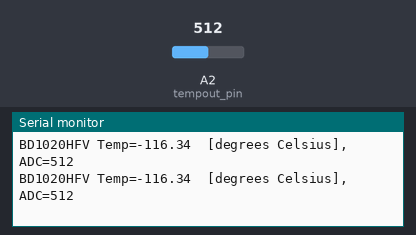
The sketch below on a simulated Arduino Uno, built with avr-gcc and run on an emulated ATmega328P. On the bench: the last lines printed to the serial monitor. The test bench sets the inputs (shaded band); at power-on: A2 (tempout_pin) = 512.

Above: at 1.3 s.
1.4 s: A2 (tempout_pin) set to 716
At 1.9 s:
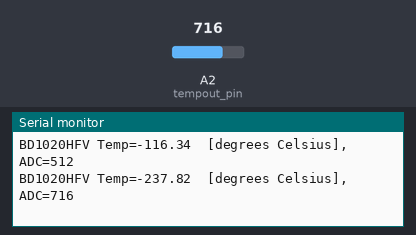
2.9 s: A2 (tempout_pin) set to 900
At 3.4 s:
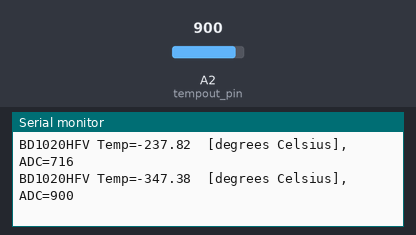
Timing chart, 0 to 5.9 s (numbered marks = the images above; inputs shaded):
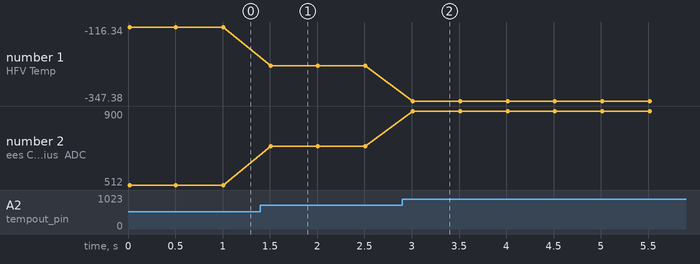

Measured:
- after the input at 1.4 s, the serial monitor: prints a new line after 0.11 s (image 1)
- after the input at 2.9 s, the serial monitor: prints a new line after 0.11 s (image 2)
- plotted number 1: -116.34 → -237.82 after the input at 1.4 s, -237.82 → -347.38 after the input at 2.9 s
- plotted number 2: 512 → 716 after the input at 1.4 s, 716 → 900 after the input at 2.9 s

The sketch:

BD1020.ino
```cpp
// (licence header left out)
#include "BD1020.h"

int tempout_pin = A2;

BD1020 bd1020;

void setup() {

  Serial.begin(9600);
  while (!Serial);

  bd1020.init(tempout_pin);

  Serial.println("BD1020HFV Sample");

}

void loop() {
  float temp;

  bd1020.get_val(&temp);
  Serial.print("BD1020HFV Temp=");
  Serial.print(temp);
  Serial.print("  [degrees Celsius], ADC=");
  Serial.println(bd1020.temp_adc);

  delay(500);
}
```

BD1020.cpp
```cpp
// (licence header left out)
#include <Arduino.h>
#include "BD1020.h"

BD1020::BD1020(void)
{

}

void BD1020::init(int ana_pin)
{
  _analog_pin  = ana_pin;
}

void BD1020::get_rawval(unsigned short *data)
{
  *data = analogRead(_analog_pin);
}

void BD1020::get_val(float *data)
{
  get_rawval(&temp_adc);
  *data = convert_degree(temp_adc);
}

// Calculations for Temp Sensor - BD1020
// Math:  ADC_Voltage = sensorValue * (5V/1024)
//        Tempurature = - (1000 * ADC_Voltage - 1546) / 8.2
float BD1020::convert_degree(unsigned short data)
{
  float tmp, temp;

  tmp = (float)data * 5 / 1024;
  temp = -(1000 * tmp - 1546) / 8.2;

  return (temp);
}
```

BD1020.h
```cpp
// (licence header left out)
#ifndef _BD1020_H_
#define _BD1020_H_

class BD1020
{
  public:
      BD1020();
    void init(int ana_pin);
    unsigned short temp_adc;
    void get_rawval(unsigned short *data);
    void get_val(float *data);
    float convert_degree(unsigned short data);
  private:
    int _analog_pin;
};

#endif // _BD1020_H_
```
